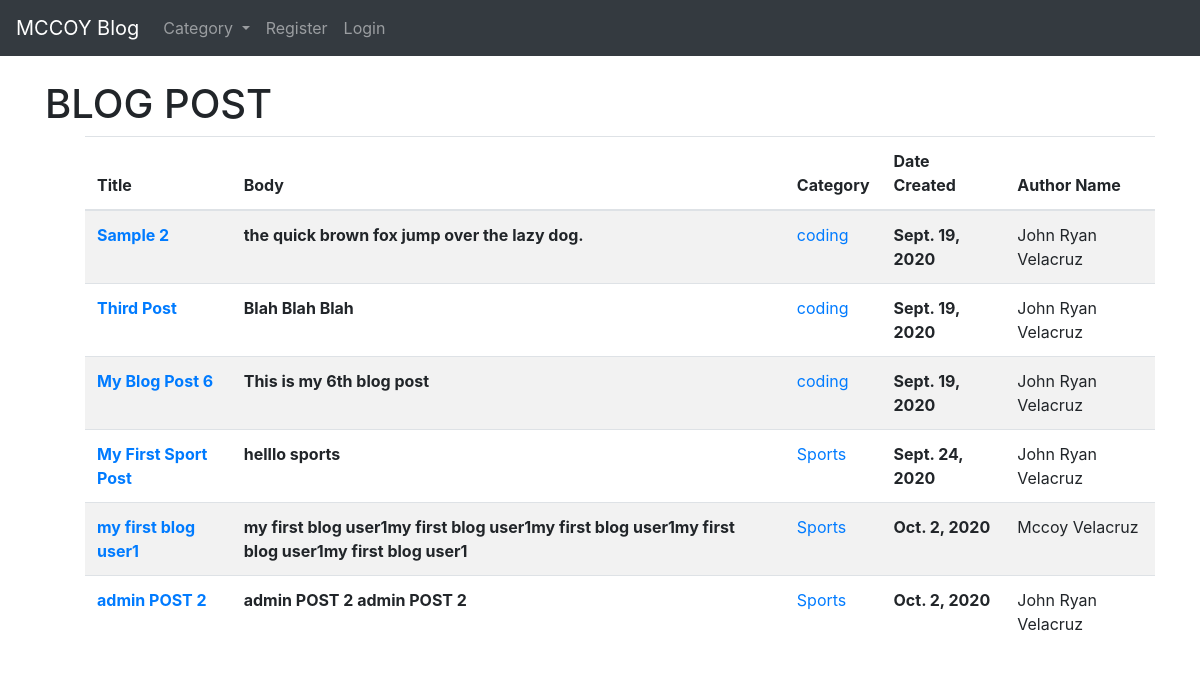
The page / on the database its author committed.
### myblog/models.py (models this page shows, shortened)
class Post(models.Model):
	title = models.CharField(max_length=255)
	author = models.ForeignKey(User, on_delete=models.CASCADE)
	body = models.TextField()
	date_created = models.DateField(auto_now_add=True)
	category = models.CharField(max_length=255, default='coding')

### myblog/views.py (the view)
# urls.py: path('', HomeView.as_view(), name="home"),
class HomeView(ListView):
	model = Post
	template_name = 'home.html'
	cats = Category.objects.all()
	def get_context_data(self, *args, **kwargs):
		cat_menu = Category.objects.all()
		context = super(HomeView, self).get_context_data(*args, **kwargs)
		context["cat_menu"] = cat_menu
		return context

### myblog/models.py (called while the page is built)
	def __str__(self):
		return self.name

### myblog/templates/home.html
{% extends 'base.html' %}
{% block content %}
<h1>BLOG POST</h1>
<ul>
  <table class="table table-striped">
  <thead>
    <tr>
      <th scope="col">Title</th>
      <th scope="col">Body</th>
      <th scope="col">Category</th>
      <th scope="col">Date Created</th>
      <th scope="col">Author Name</th>
    </tr>
  </thead>
  <tbody>
  	{% for post in object_list %}
    <tr>
      <th scope="row"><a href="{% url 'blog-details' post.pk %}">{{ post.title }}</a></th>
      <th scope="row">{{ post.body|slice:":150" }}</th>
      <td><a href="{% url 'category' post.category|slugify %}">{{ post.category }} </a></td>
      <th scope="row">{{ post.date_created }}</th>
      <td>{{ post.author.first_name }} {{ post.author.last_name }} </td>
    </tr>
{% endfor%}
   </tbody>
   </table>
</ul>
{% endblock %}

### myblog/templates/base.html (shortened to what this page needs)
<!doctype html>
<html lang="en">
  <head>
    <link rel="stylesheet" href="https://stackpath.bootstrapcdn.com/bootstrap/4.5.2/css/bootstrap.min.css">
  </head>
  <body>
<nav class="navbar navbar-expand-lg navbar-dark bg-dark">
  <a class="navbar-brand" href="{% url 'home' %}">MCCOY Blog</a>
  <div class="collapse navbar-collapse" id="navbarSupportedContent">
    <ul class="navbar-nav mr-auto">
      {% if cat_menu %}
      <li class="nav-item dropdown">
        <a class="nav-link dropdown-toggle" href="#" id="navbarDropdown" role="button" data-toggle="dropdown" aria-haspopup="true" aria-expanded="false">
          Category
        </a>
      </li>
      {% endif %}
      {% if user.is_authenticated %}
        <li class="nav-item">
          <a class="nav-link" href="{% url 'add_post' %}">Add Blog Post</a>
        </li>
        <li class="nav-item">
          <a class="nav-link" href="{% url 'add_category' %}">Add Blog Category</a>
        </li>
        <li class="nav-item">
        <a class="nav-link" href="{% url 'logout' %}">Logout</a>
        </li>
      {% else %}
        <li class="nav-item">
          <a class="nav-link" href="{% url 'register' %}">Register</a>
        </li>
        <li class="nav-item">
          <a class="nav-link" href="{% url 'login' %}">Login</a>
        </li>
      {% endif %}
    </ul>
  </div>
</nav>
    <br/>
    <div class="container">
      {% block content %}
      {% endblock %}
    </div>
  </body>
</html>

### rows shown on the page
Post: title "Sample 2", body "the quick brown fox jump over the lazy dog.", category "coding", date_created "Sept. 19, 2020", author.first_name "John Ryan", author.last_name "Velacruz"
Post: title "Third Post", body "Blah Blah Blah", category "coding", date_created "Sept. 19, 2020", author.first_name "John Ryan", author.last_name "Velacruz"
Post: title "My Blog Post 6", body "This is my 6th blog post", category "coding", date_created "Sept. 19, 2020", author.first_name "John Ryan", author.last_name "Velacruz"
Post: title "My First Sport Post", body "helllo sports", category "Sports", date_created "Sept. 24, 2020", author.first_name "John Ryan", author.last_name "Velacruz"
Post: title "my first blog user1", body "my first blog user1my first blog user1my first blog user1my first blog user1my first blog user1", category "Sports", date_created "Oct. 2, 2020", author.first_name "Mccoy", author.last_name "Velacruz"
Post: title "admin POST 2", body "admin POST 2 admin POST 2", category "Sports", date_created "Oct. 2, 2020", author.first_name "John Ryan", author.last_name "Velacruz"
